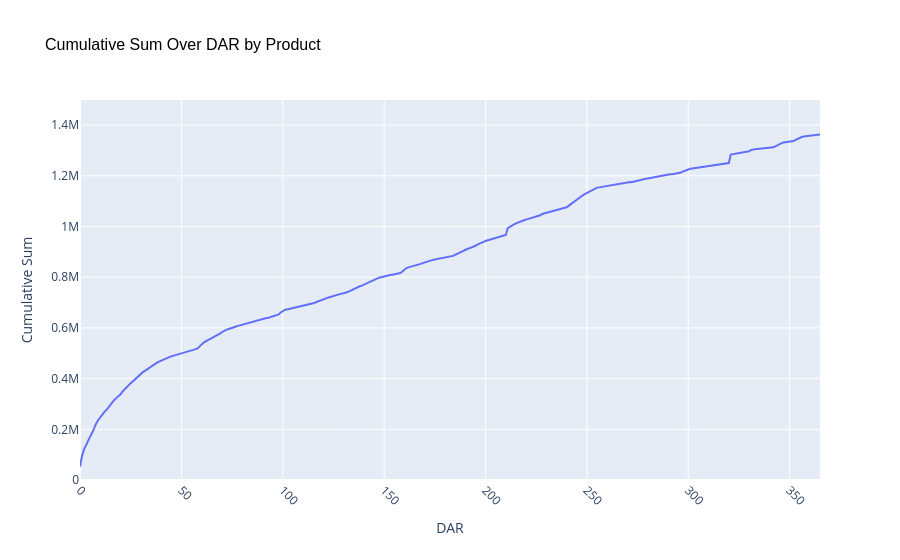
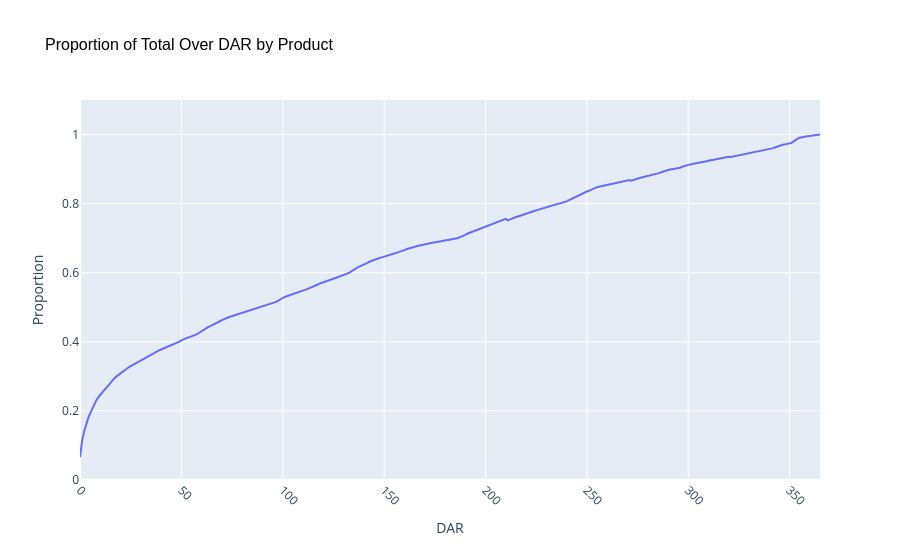

Here is the notebook cell these charts were saved with, in order:
### Code cell
chart_df = combined_revenue_Curves(Title_Dict)

### Figure 1 — Plotly figure (JSON) as saved in the notebook; plotly's stock layout.template omitted (floating-point values rounded to 4 significant figures; data arrays with more than 128 entries replaced by an {"elided": "..."} marker saying what was removed)
{"data": [{"hovertemplate": "DAR=%{x}<br>Cumulative Sum=%{y}<extra></extra>", "legendgroup": "", "line": {"color": "#636efa", "dash": "solid", "shape": "linear"}, "marker": {"symbol": "circle"}, "mode": "lines", "name": "", "orientation": "v", "showlegend": false, "type": "scatter", "x": {"elided": "366 int values"}, "xaxis": "x", "y": {"elided": "366 float values"}, "yaxis": "y"}], "layout": {"autosize": true, "legend": {"title": {"text": "Product"}, "tracegroupgap": 0}, "title": {"font": {"color": "black", "family": "Arial", "size": 16}, "text": "Cumulative Sum Over DAR by Product"}, "xaxis": {"anchor": "y", "domain": [0, 1], "range": [0, 365], "tickangle": 45, "title": {"text": "DAR"}, "type": "linear"}, "yaxis": {"anchor": "x", "domain": [0, 1], "range": [0, 1499000.0], "title": {"text": "Cumulative Sum"}, "type": "linear"}}}

### Figure 2 — Plotly figure (JSON) as saved in the notebook; plotly's stock layout.template omitted (floating-point values rounded to 4 significant figures; data arrays with more than 128 entries replaced by an {"elided": "..."} marker saying what was removed)
{"data": [{"hovertemplate": "DAR=%{x}<br>Proportion=%{y}<extra></extra>", "legendgroup": "", "line": {"color": "#636efa", "dash": "solid", "shape": "linear"}, "marker": {"symbol": "circle"}, "mode": "lines", "name": "", "orientation": "v", "showlegend": false, "type": "scatter", "x": {"elided": "366 int values"}, "xaxis": "x", "y": {"elided": "366 float values"}, "yaxis": "y"}], "layout": {"autosize": true, "legend": {"title": {"text": "Product"}, "tracegroupgap": 0}, "title": {"font": {"color": "black", "family": "Arial", "size": 16}, "text": "Proportion of Total Over DAR by Product"}, "xaxis": {"anchor": "y", "domain": [0, 1], "range": [0, 365], "tickangle": 45, "title": {"text": "DAR"}, "type": "linear"}, "yaxis": {"anchor": "x", "domain": [0, 1], "range": [0, 1.1], "title": {"text": "Proportion"}, "type": "linear"}}}
